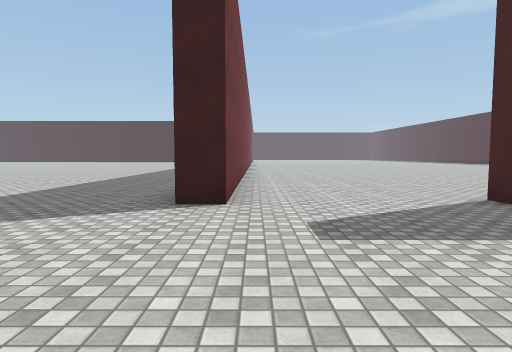
view 1 (above)

24 first-person views from a walk through a 3-D level made in the Unity game engine. The camera is 1.3 m above the floor, tilts 4° down and sees 75° across. The floor is counted in squares, 2 m on a side. Each view is taken from the middle of a square. On the plan, view 1 faces up. The plan holds only what a view shows up to about 10 squares ahead; the rest is blank. The place goes on beyond the plan. Surface patterns are stand-ins for the level's own textures.

view 2
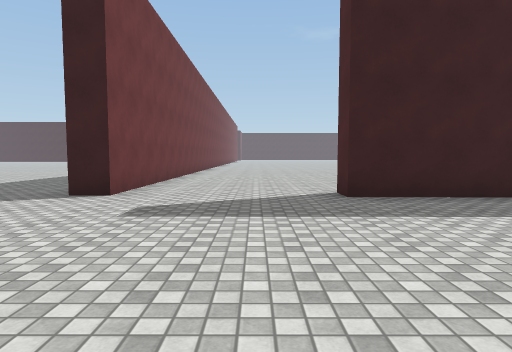

view 3
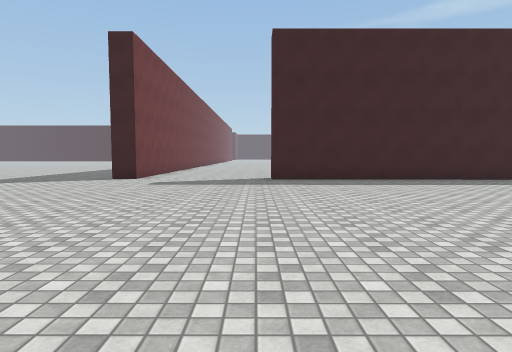

view 4
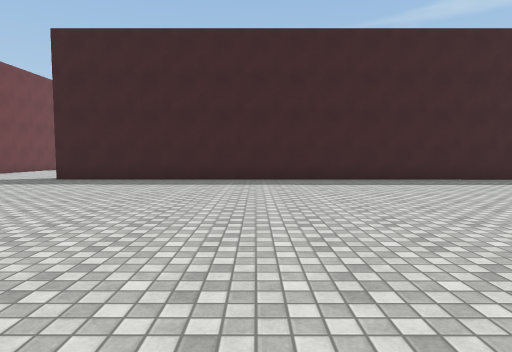

view 5
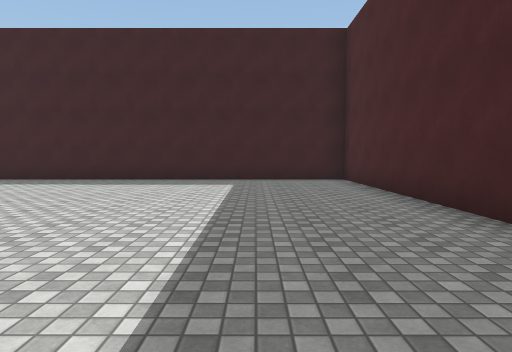

view 6
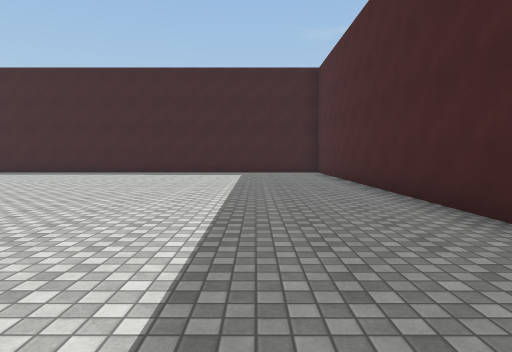

view 7
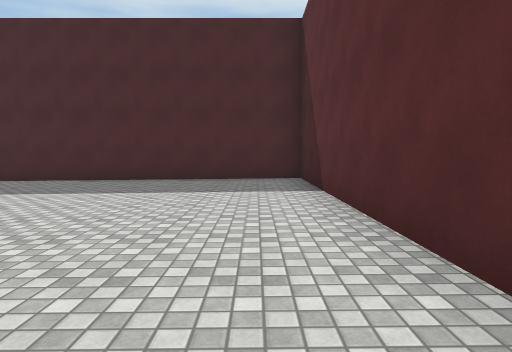

view 8
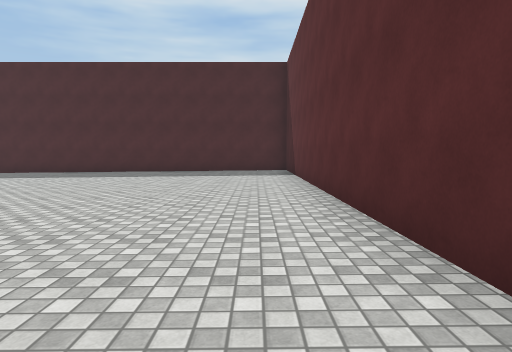

view 9
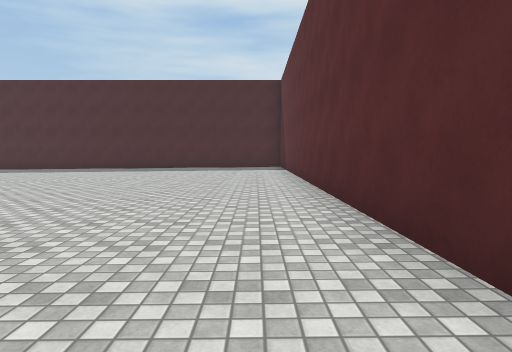

view 10
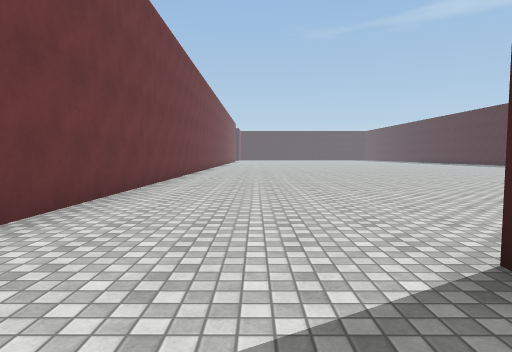

view 11
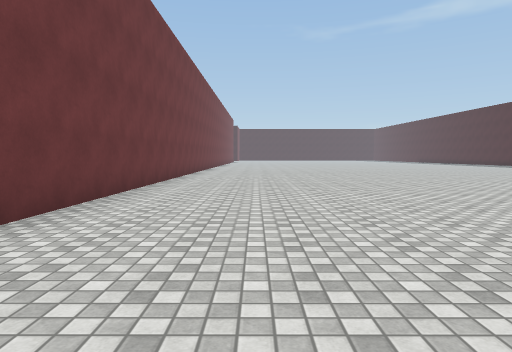

view 12
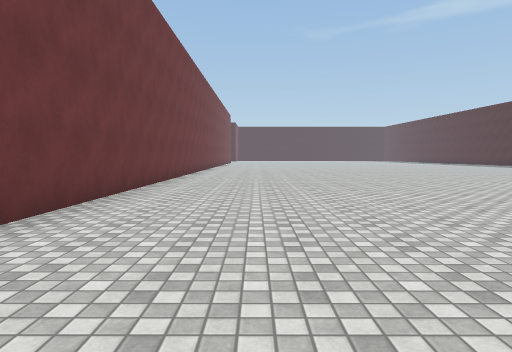

view 13
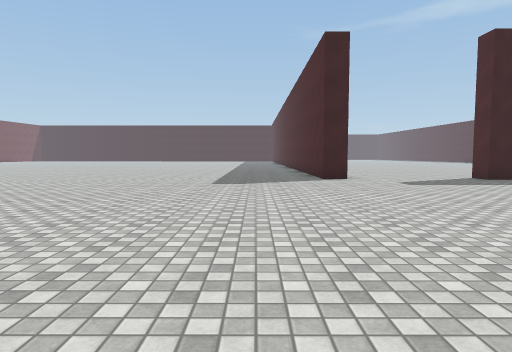

view 14
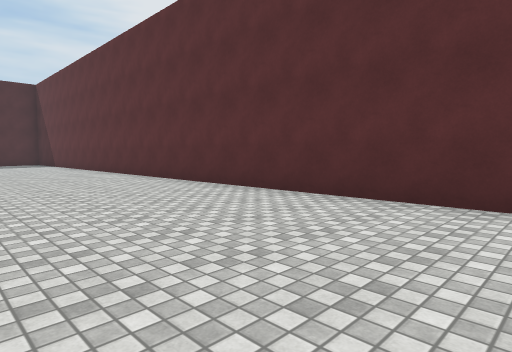

view 15
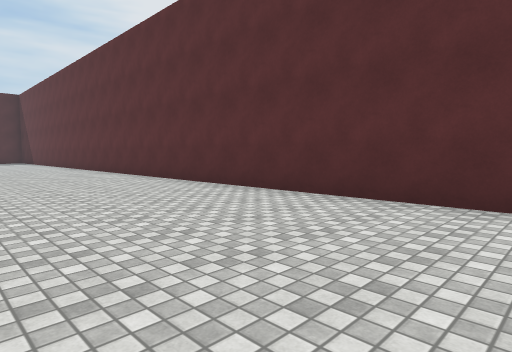

view 16
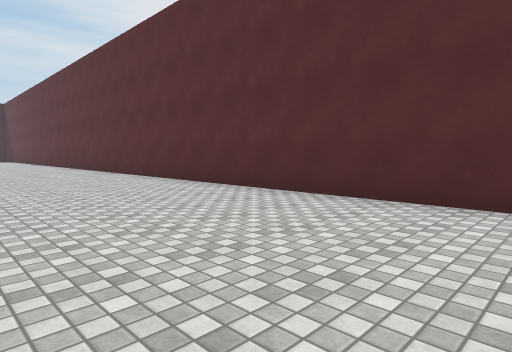

view 17
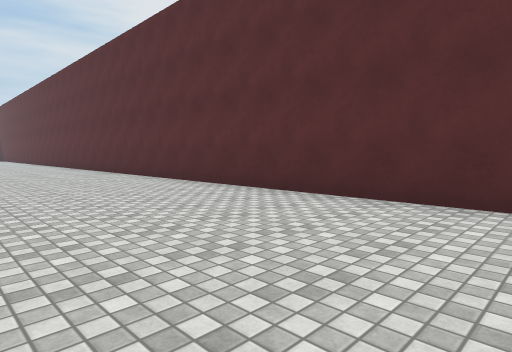

view 18
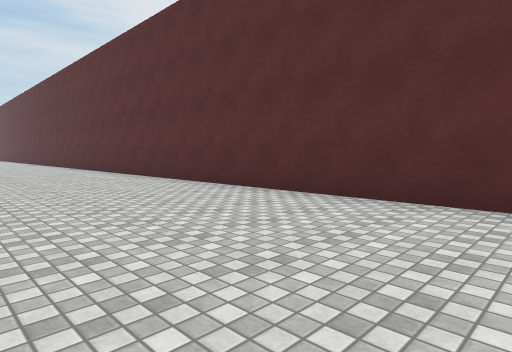

view 19
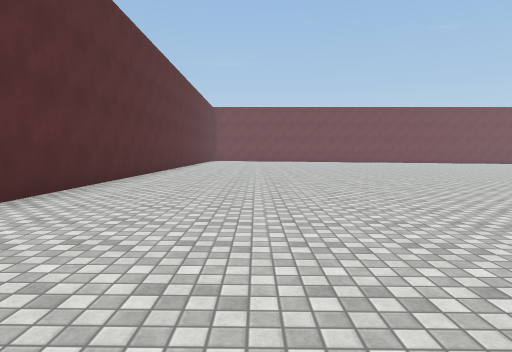

view 20
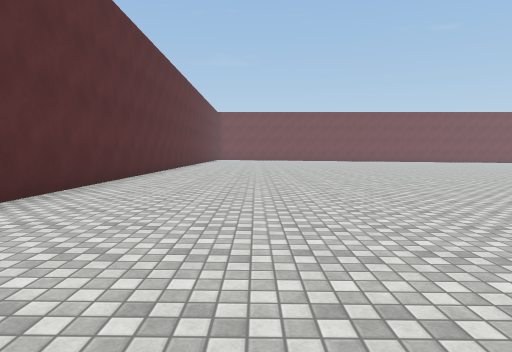

view 21
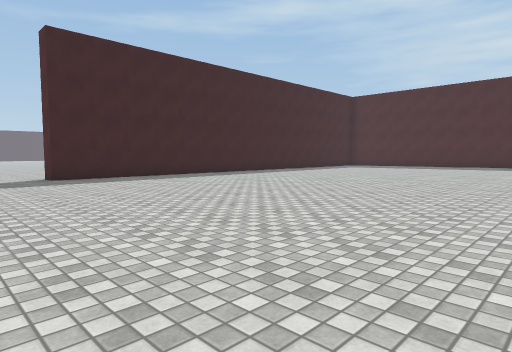

view 22
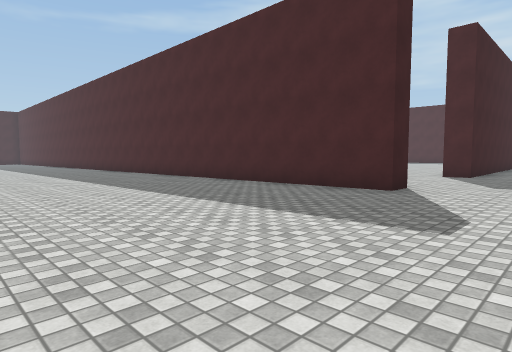

view 23
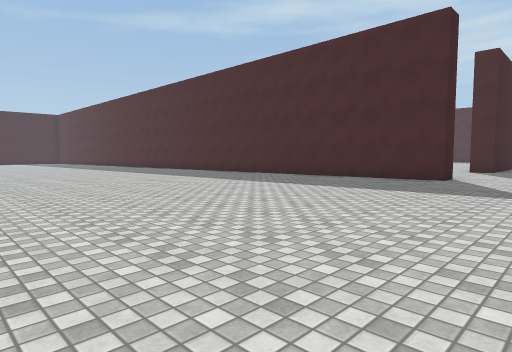

view 24
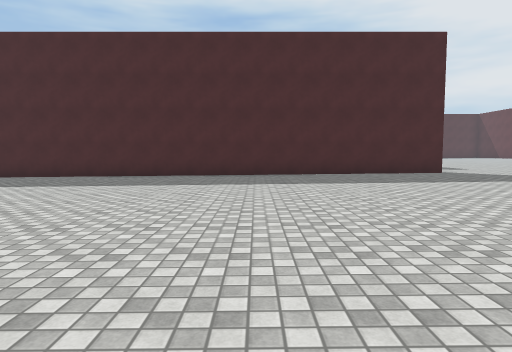

### Floor plan
Key: @ floor where view 1 was taken; # wall or solid block; . main floor; : floor 0.25 m higher than the main floor; - floor 0.25 m lower than the main floor; _ floor 0.5 m lower than the main floor.
Columns run from 15 left of view 1 to 20 right of it. Each row starts with its distance up from view 1.
 21               #__________
 20               #__________
 19               #_________
 18               #---______
 17              -#----------
 16             --#----------
 15           ----#---------
 14          -----#---------
 13        -------#----------
 12       --------#----------
 11      ---------#---------
 10     ----------#--------
  9      ---------#--------
  8       --------#-------
  7       --------#------
  6      .........#.-----
  5      .........#....#################
  4      ..............................#
  3      ..............................#
  2      ..............................#
  1        ............................#
  0 .. ..   .......@...................#
 -1 ......   ..........................#
 -2 ........ ..........................#
 -3 ............... ...................#
 -4 ..............  ...................#
 -5 :............   ...................#
 -6 :::::::::::::::....................#
 -7 :::::::::::::::::::::::::::::......#
 -8 :::::::::::::::::::::::::::::::::::#
 -9 :::::::::::::::::::::::::::::::::::#
-10 :::::::::::::::::::::::::::::::::::#
-11 ####################################

Where each view was taken, in squares from view 1:
view 1: 0 up, 0 right, facing up
view 2: 1 down, 2 right, facing up
view 3: 5 down, 3 right, facing up
view 4: 5 down, 9 right, facing up
view 5: 5 down, 17 right, facing up
view 6: 9 down, 17 right, facing up
view 7: 9 down, 11 right, facing right
view 8: 9 down, 7 right, facing right
view 9: 9 down, 4 right, facing right
view 10: 3 up, 2 right, facing up
view 11: 7 up, 2 right, facing up
view 12: 11 up, 2 right, facing up
view 13: 5 down, 3 left, facing up
view 14: 6 down, 0 right, facing down-right
view 15: 6 down, 4 left, facing down-right
view 16: 6 down, 9 left, facing down-right
view 17: 6 down, 13 left, facing down-right
view 18: 6 down, 15 left, facing down-right
view 19: 7 down, 5 left, facing left
view 20: 7 down, 2 left, facing left
view 21: 6 down, 1 right, facing up-right
view 22: 2 up, 7 left, facing up-right
view 23: 2 up, 10 left, facing up-right
view 24: 10 up, 11 left, facing right
